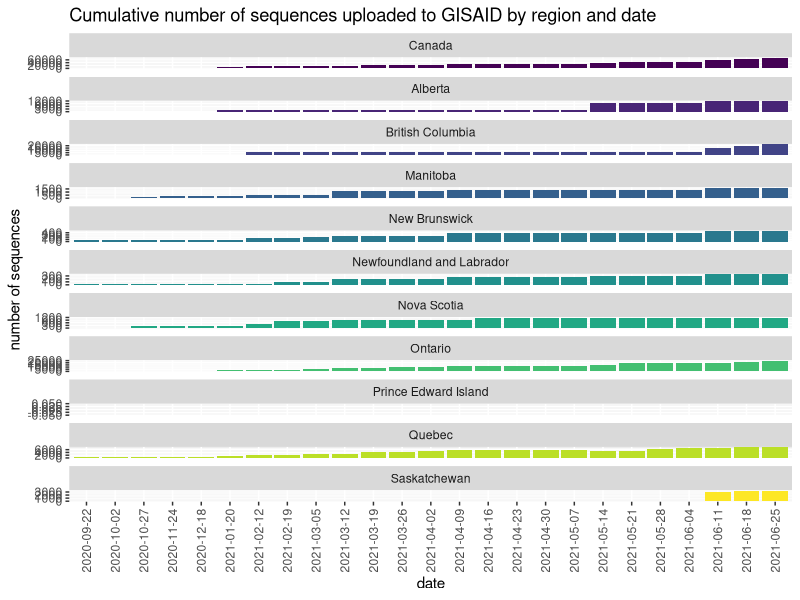
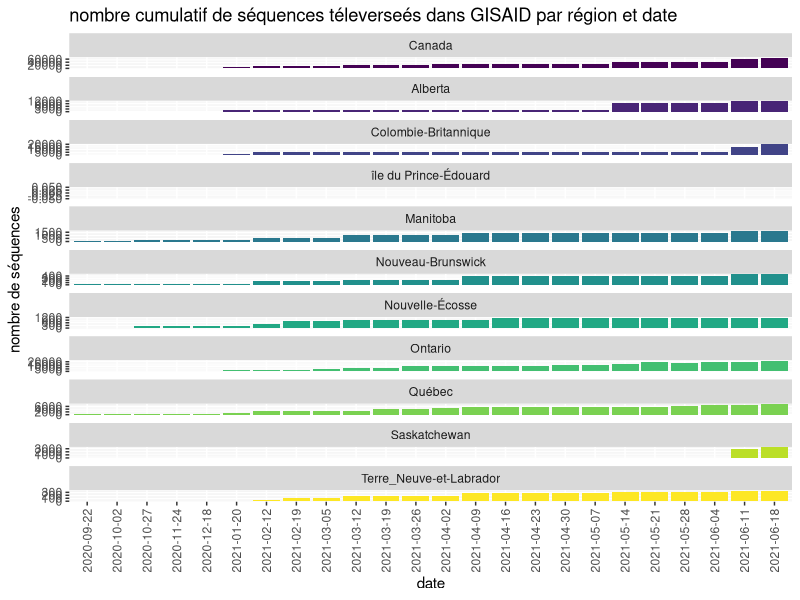
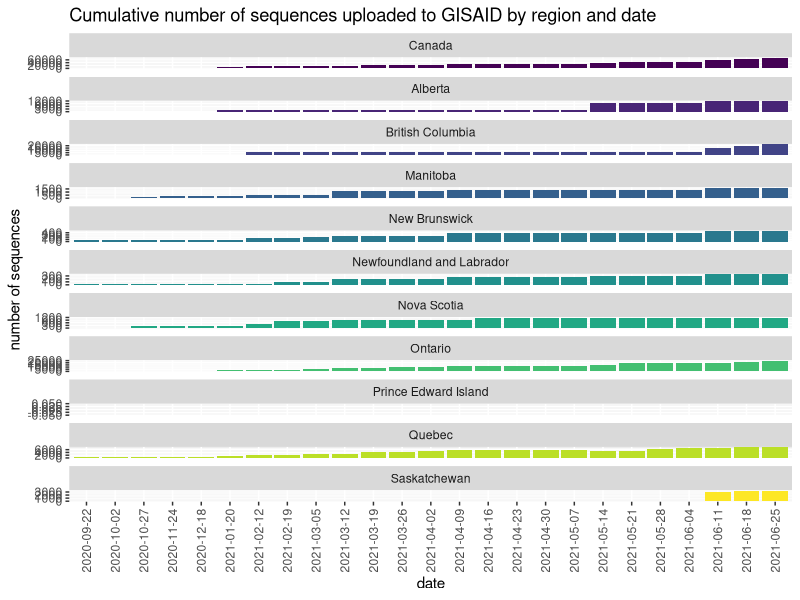

The R source for these figures, in order:
# A script to plot weekly fraction of COVID-19 cases sequenced by province 

library(ggplot2)
library(ggridges)
library(reshape)
library(dplyr)
library(viridis)

setwd("~/Projects/gisaid_uploads")
seqs <- read.csv('data.csv', header = TRUE)
seqs <- subset(seqs, select=-c(proportion))

seqs$region <- factor(seqs$region)
seqs$region <- relevel(seqs$region, "Canada")


ggplot(seqs, aes(x = date, y = GISAID_uploads)) + 
  geom_col(show.legend = FALSE, aes(fill = region)) +
  facet_wrap(~region, ncol = 1, scales = "free_y") +
  guides(x = guide_axis(angle = 90)) +
  xlab("date") + 
  ylab("number of sequences") +
  ggtitle("Cumulative number of sequences uploaded to GISAID by region and date") +
  scale_color_viridis(discrete = TRUE, option = "D")+
  scale_fill_viridis(discrete = TRUE) 

ggsave("gisaid_prov_date.png", width = 25, height = 25, units = 'cm')



#-----------French graphs
seqs3 <- read.csv('data_fr.csv', header = TRUE)
seqs3 <- subset(seqs3, select=-c(proportion))

seqs3$région <- factor(seqs3$région)
seqs3$région <- relevel(seqs3$région, "Canada")


ggplot(seqs3, aes(x = date, y = téléchargements_à_GISAID)) + 
  geom_col(show.legend = FALSE, aes(fill = région)) +
  facet_wrap(~région, ncol = 1, scales = "free_y") +
  guides(x = guide_axis(angle = 90)) +
  xlab("date") + 
  ylab("nombre de séquences") +
  ggtitle("nombre cumulatif de séquences téleverseés dans GISAID par région et date") +
  scale_color_viridis(discrete = TRUE, option = "D")+
  scale_fill_viridis(discrete = TRUE) 

#ggsave("gisaid_prov_date_fr.png", width = 25, height = 25, units = 'cm')
